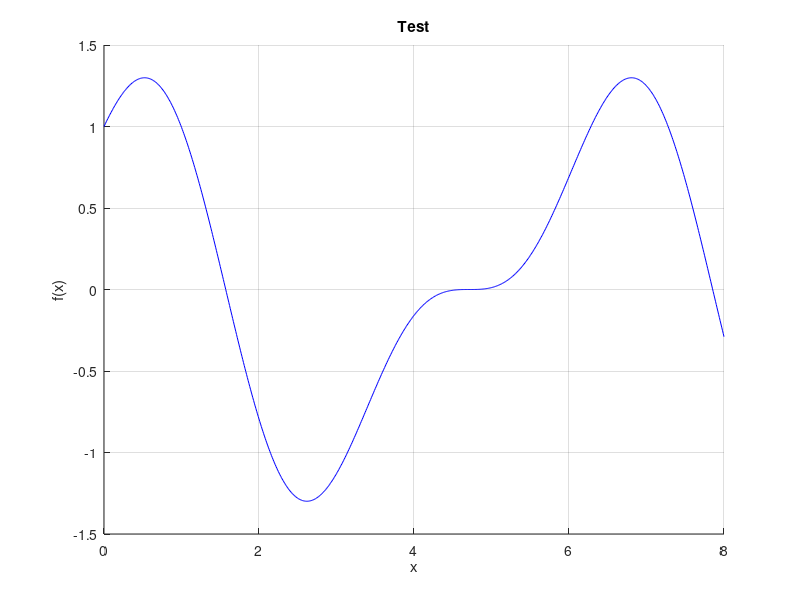

Write the MATLAB code that produced this figure. (Note: this script raises an error after producing the figure.)
% Este documento prueba los disintos metodos numericos
func = @(x, y) cos(x) + sin(x).*cos(x);
dfunc = @(x, y) (-1)*sin(x)+cos(2.*x);

x = 0:0.01:8;
y = func(x);
dy = dfunc(x);

hold on
plot(x, y, 'b'), xlabel('x'), ylabel('f(x)'), grid on, title('Test')

[xpoints, ypoints] =rk_main(dfunc, @eulerInt, 1, 0, 8, 0.1, 0.1);
[xpoints2, ypoints2] = rk_main(dfunc, @ralstonInt, 1, 0, 8, 0.1, 0.1);
[xpoints3, ypoints3] = rk_main(dfunc, @rk_4, 1, 0, 8, 0.1, 0.1);

% plot(xpoints, ypoints, 'r');
% plot(xpoints2, ypoints2, 'y');
% plot(xpoints3, ypoints3, 'g');